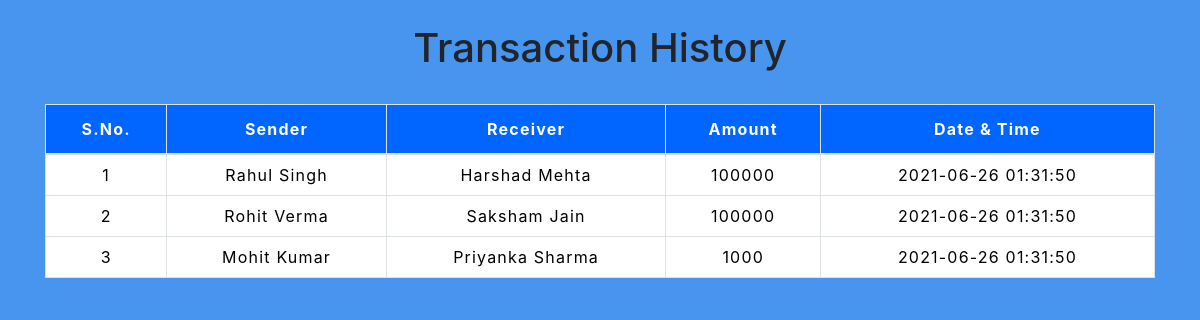
The page /transactionhistory.php on the database its author committed.
### tables this page shows
CREATE TABLE `transaction` (
  `sno` int(3) NOT NULL,
  `sender` text NOT NULL,
  `receiver` text NOT NULL,
  `balance` int(10) NOT NULL,
  `datetime` datetime NOT NULL DEFAULT current_timestamp()
);

### transactionhistory.php (the view, shortened to what this page needs)
<!DOCTYPE html>
<html lang="en">
<head>
  <link rel="stylesheet" href="https://stackpath.bootstrapcdn.com/bootstrap/4.5.2/css/bootstrap.min.css">
  <link rel="stylesheet" type="text/css" href="css/table.css">
  <link rel="stylesheet" type="text/css" href="css/style.css">
  <link rel="stylesheet" type="text/css" href="css/navbar.css">
</head>
<body style=background-color:#4895ef;>
  <div class="container">
    <h2 class="text-center pt-4">Transaction History</h2>
    <br>
    <div class="table-responsive-sm">
      <table class="table table-hover table-striped table-condensed table-bordered">
        <thead>
          <tr>
            <th class="text-center">S.No.</th>
            <th class="text-center">Sender</th>
            <th class="text-center">Receiver</th>
            <th class="text-center">Amount</th>
            <th class="text-center">Date & Time</th>
          </tr>
        </thead>
        <tbody>
          <?php
          $sql = "select * from transaction";
          $query = mysqli_query($conn, $sql);
          while ($rows = mysqli_fetch_assoc($query)) {
          ?>
            <tr>
              <td class="py-2"><?php echo $rows['sno']; ?></td>
              <td class="py-2"><?php echo $rows['sender']; ?></td>
              <td class="py-2"><?php echo $rows['receiver']; ?></td>
              <td class="py-2"><?php echo $rows['balance']; ?> </td>
              <td class="py-2"><?php echo $rows['datetime']; ?> </td>
            <?php
          }
            ?>
        </tbody>
      </table>
    </div>
  </div>
</body>
</html>

### css/table.css (style rules this page uses)
h2 { font-size: 40px; }
table { letter-spacing: 1.2px; color: white; }
td { text-align: center; color: black; }

### css/style.css (style rules this page uses)
* { padding: 0; margin: 0; box-sizing: border-box; }

### transactionhistory.php (style rules this page uses)
th { background-color: #0066ff; color: white; }
td { background-color: white; color: black; }

### rows shown on the page
transaction: sno "1", sender "Rahul Singh", receiver "Harshad Mehta", balance "100000", datetime "2021-06-26 01:31:50"
transaction: sno "2", sender "Rohit Verma", receiver "Saksham Jain", balance "100000", datetime "2021-06-26 01:31:50"
transaction: sno "3", sender "Mohit Kumar", receiver "Priyanka Sharma", balance "1000", datetime "2021-06-26 01:31:50"
